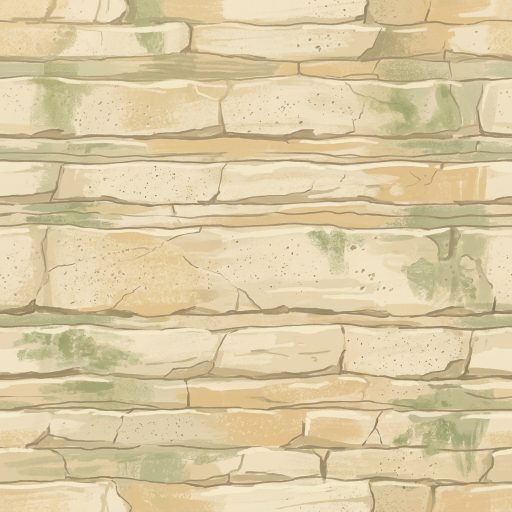
#> input picture design/continuous-world/assets/limestone-material-master.png, 1024 x 1024 px (shown at 1/2 size)
$ python bakeContinuousWorldMaterials.py
#> lines starting #> are read from the running program, lines starting #| are printed output that depends on the picture
from pathlib import Path
from PIL import Image, ImageFilter
import json, math
ROOT=Path(__file__).resolve().parents[1]/'design/continuous-world/assets'
source=Image.open(ROOT/'limestone-material-master.png').convert('RGB').resize((1024,1024),Image.Resampling.LANCZOS)
#> source is the input picture: PIL image 1024x1024 RGB; mean R, G, B 217.9, 201.5, 162.8
# Blend opposite edges from an immutable copy. Reading already edited pixels
# makes the two sides disagree and introduces a visible tile seam.
original=source.copy();pixels=source.load()
for y in range(1024):
    for x in range(1024):
        blend=max(0,(48-min(x,1023-x))/48)*.5
        if blend:
            a=original.getpixel((x,y));b=original.getpixel((1023-x,y))
            pixels[x,y]=tuple(round(aa*(1-blend)+bb*blend) for aa,bb in zip(a,b))
original=source.copy()
for y in range(1024):
    blend=max(0,(48-min(y,1023-y))/48)*.5
    if not blend:continue
    for x in range(1024):
        a=original.getpixel((x,y));b=original.getpixel((x,1023-y))
        pixels[x,y]=tuple(round(aa*(1-blend)+bb*blend) for aa,bb in zip(a,b))
source.save(ROOT/'limestone-color.jpg',quality=93,optimize=True)
gray=source.convert('L').filter(ImageFilter.GaussianBlur(1.4)).resize((512,512),Image.Resampling.LANCZOS)
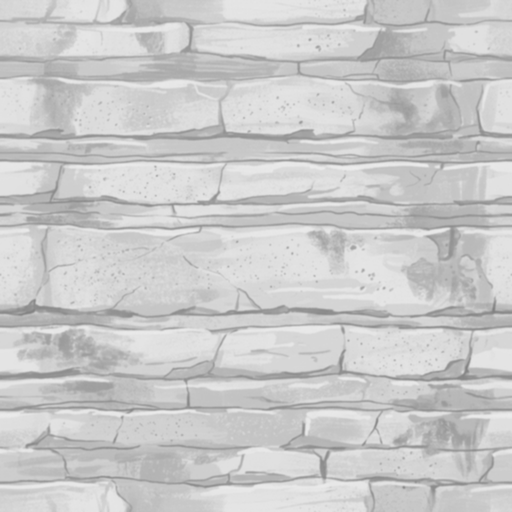
#> gray: PIL image 512x512 L; min 129, max 236, mean 202
height=gray.load();normal=Image.new('RGB',gray.size);n=normal.load()
#> after `normal = Image.new('RGB', gray.size)`: normal: PIL image 512x512 RGB; every value is 0
for y in range(512):
    for x in range(512):
        dx=(height[(x+1)%512,y]-height[(x-1)%512,y])/255*.8
        dy=(height[x,(y+1)%512]-height[x,(y-1)%512])/255*.8
        length=math.sqrt(dx*dx+dy*dy+1)
        n[x,y]=(round((-dx/length*.5+.5)*255),round((-dy/length*.5+.5)*255),round((1/length*.5+.5)*255))
normal.save(ROOT/'limestone-normal.png',optimize=True)
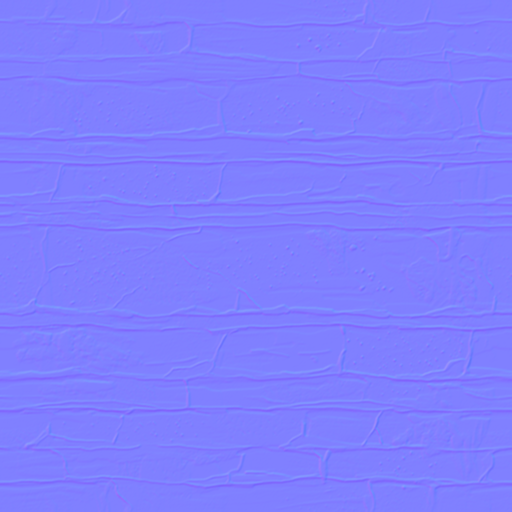
#> saved as limestone-normal.png: PIL image 512x512 RGB; mean R, G, B 127.6, 127.6, 254.9
wood=Image.open(ROOT/'woodland-master.png').convert('RGB')
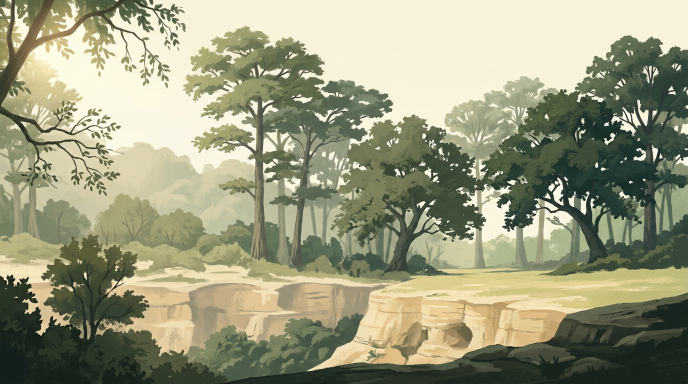
#> input picture design/continuous-world/assets/woodland-master.png, 1376 x 768 px (shown at 1/2 size)
#> wood is the input picture: PIL image 1376x768 RGB; mean R, G, B 154.7, 155.4, 127
wood.save(ROOT/'woodland-native.jpg',quality=96,optimize=True)
sky=Image.open(ROOT/'woodland-native.jpg').convert('RGBA').crop((0,0,wood.width,64))
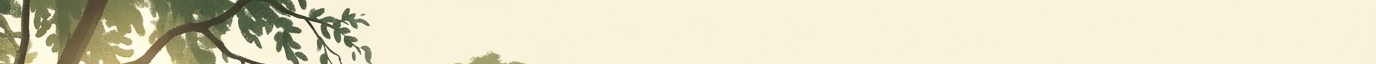
#> sky: PIL image 1376x64 RGBA; mean R, G, B, A 224.3, 219.6, 193.5, 255
alpha=Image.new('L',sky.size);ap=alpha.load()
#> after `alpha = Image.new('L', sky.size)`: alpha: PIL image 1376x64 L; every value is 0
for y in range(64):
    t=y/63;value=round((t*t*(3-2*t))*255)
    for x in range(sky.width):ap[x,y]=value
sky.putalpha(alpha);sky.save(ROOT/'woodland-sky-strip.png',optimize=True)
#> after `sky.putalpha(alpha)`:
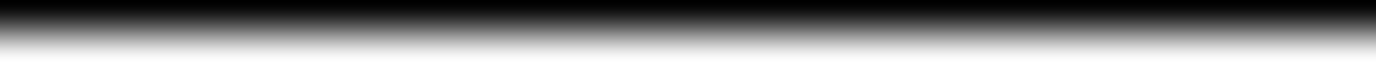
#> alpha: PIL image 1376x64 L; min 0, max 255, mean 127.5
#> after `sky.putalpha(alpha)`:
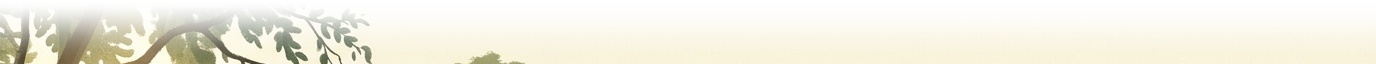
#> sky: PIL image 1376x64 RGBA; mean R, G, B, A 224.3, 219.6, 193.5, 127.5; transparent parts drawn white
#> (the run stopped early here; a loop or call above may not have finished)
